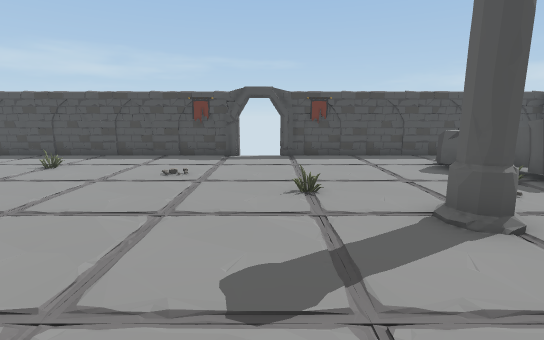
View 1 (above)

16 first-person views from a walk through a 3-D level made in the Unity game engine. The camera is 1.5 m above the floor, tilts 10° down and sees 85° across. The floor is counted in squares, 1 m on a side. Each view is taken from the middle of a square. On the plan, view 1 faces up. The plan holds only what a view shows up to about 15 squares ahead; the rest is blank. The player is left out. Some animated figures are left out.

View 2
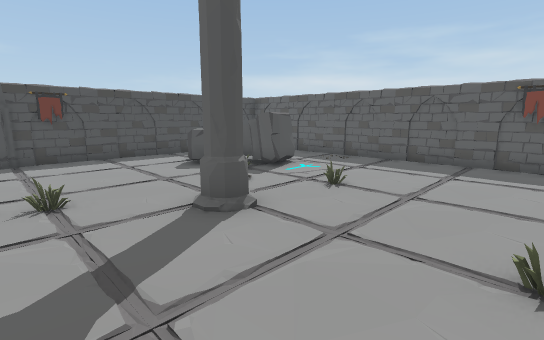

View 3
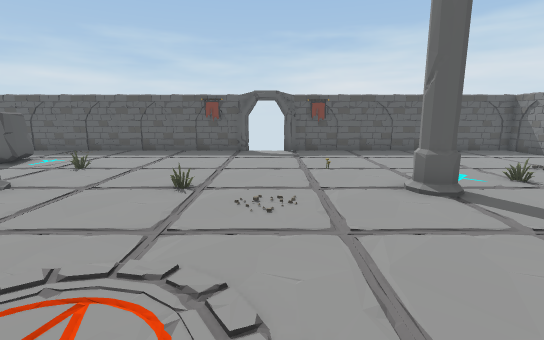

View 4
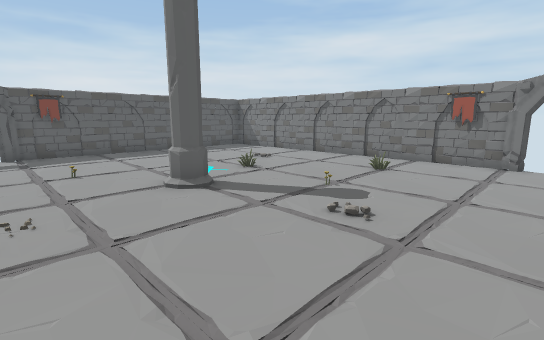

View 5
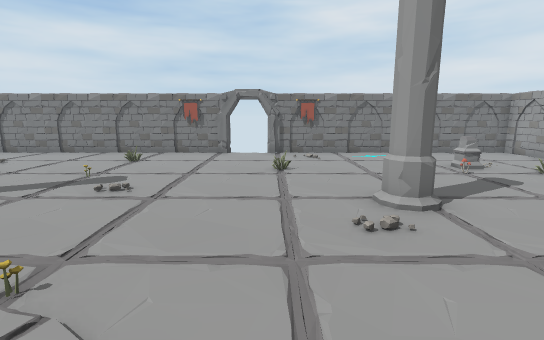

View 6
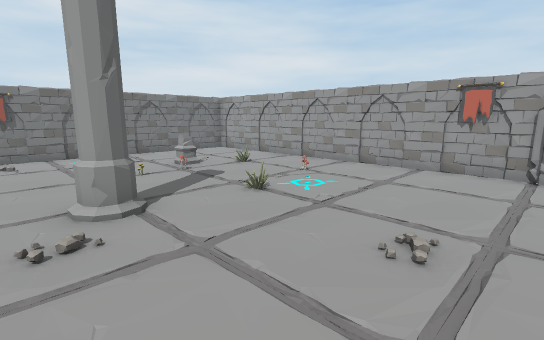

View 7
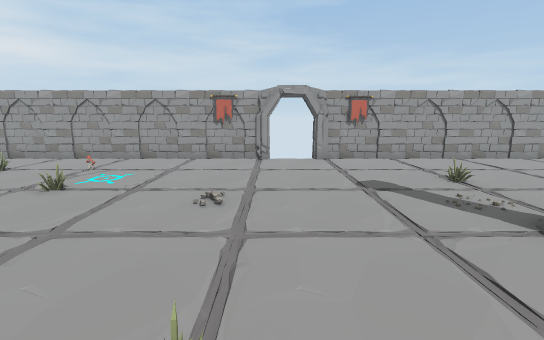

View 8
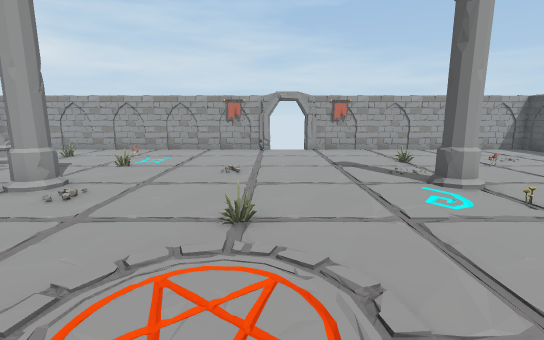

View 9
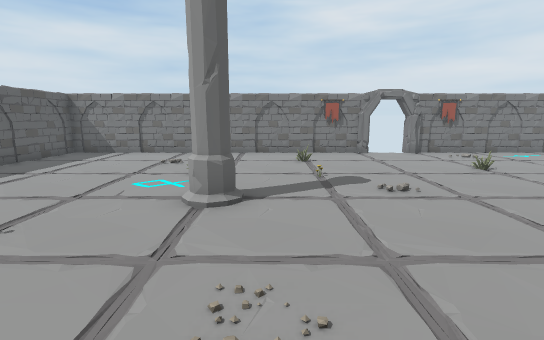

View 10
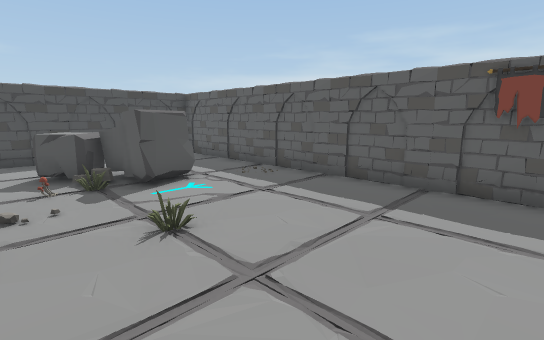

View 11
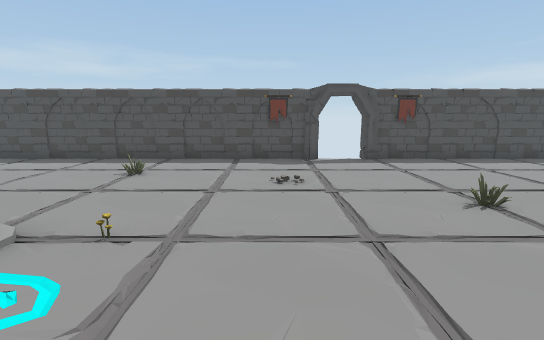

View 12
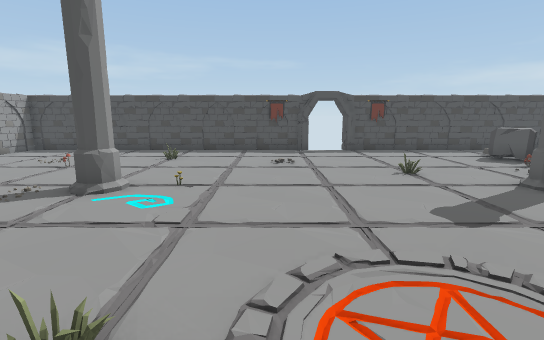

View 13
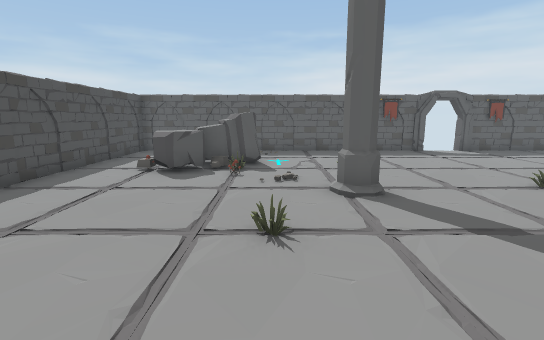

View 14
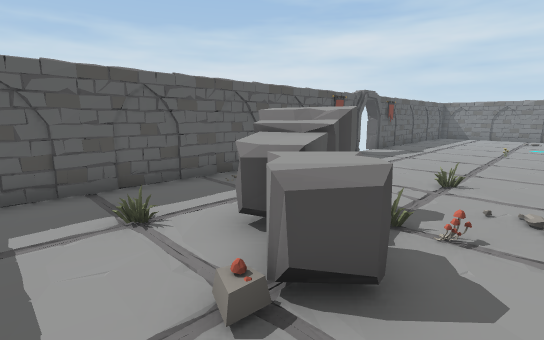

View 15
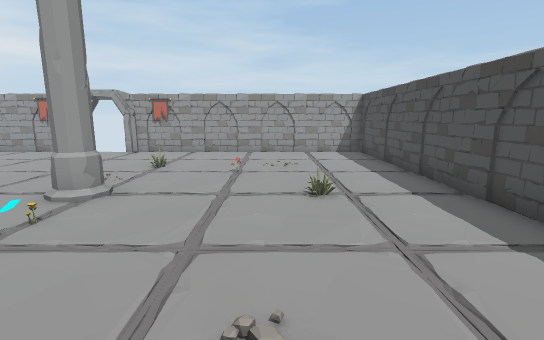

View 16
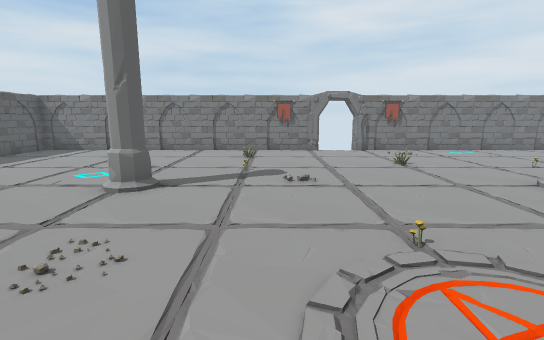

### Floor plan
Points are (right, up) in squares from view 1. A wall is a line through its corners. A room is listed if a view was taken in it or the views show most of it. See-through windows are left out.
Room 1 (views 1, 2, 3, 4, 5, 6, 7, 8, 9, 10, 11, 12, 13, 14, 15, 16)
walls: (-1.3, 11.8) (-1.8, 11.7); (-4.2, 11.7) (-5.3, 11.9); (-1.3, 11.9) (-14.2, 11.9) (-14.1, 1.5); (-14, 0) (-13.9, -0.5); (-14.1, 0) (-14.1, -12.9) (-13.2, -13); (-14.1, -3) (-14.2, -4.1); (-5.4, 12) (-6.1, 11.9); (1.4, 12) (0.9, 11.8); (-6.1, 12) (-6.5, 11.8); (10.7, -1) (10.7, 11.9) (0.2, 11.9); (10.6, 2) (10.7, 3) (10.5, 3.4); (-14, 4.6) (-14.1, 3.4); (-2.2, -12.9) (10.7, -12.9) (10.7, -2.5); (-14.2, -4.2) (-14.1, -5.9); (10.7, 2.3) (10.6, 3.4); (10.6, 4) (10.7, 5.5) (10.5, 5.9); (-14.1, -5.5) (-14.2, -6.6); (10.8, 3.9) (10.6, 4.3); (-8, 12) (-9.8, 11.8); (10.7, 4.7) (10.6, 5.9); (-14.3, 5.8) (-14.1, 4); (-8.8, 11.8) (-10.2, 12); (4.4, 12.1) (2.7, 11.8); (10.6, -5.6) (10.7, -4.4); (-14.1, 7.1) (-14.2, 6); (10.6, 6.9) (10.7, 8); (6.3, 11.8) (4.7, 12); (-9, -12.9) (-7.9, -12.8); (6.7, 12) (5.2, 11.9); (-9.8, -12.9) (-8.2, -13); (10.8, 8.8) (10.6, 9.3) (10.7, 10.5); (8.3, 11.8) (7.2, 12); (-14.1, -12.9) (-3.7, -12.9)
low walls: (3.6, -13) (4.7, -12.8)
ways out: gap at (-14, 0); gap at (-4, -13); gap at (-2, -13)
objects: other object (-12, -8); other object (-12, -6); pillar (-10, -9); other object (-10, 4); other object (-9, -8); other object (-9, -4); other object (-9, 7); other object (-8, -8); pillar (-7, -5) to (-6, -5); pillar (-7, 4) to (-6, 5); other object (-7, 9); flower (-5, 5); other object (-4, -9); other object (-4, -1); flower (-2, -2); banner (-1, -13); other object (1, -11); other object (1, -8); other object (1, 6); pillar (3, -6); other object (3, 0); pillar (3, 4) to (3, 5); other object (4, -8); other object (5, 6) to (8, 9); mushroom (5, 7); other object (6, -4); other object (6, 4); other object (6, 7); mushroom (6, 10); other object (8, 9)

Where each view was taken, in squares from view 1:
view 1: 0 up, 0 right, facing up
view 2: 0 up, 0 right, facing up-right
view 3: 2 down, 3 left, facing right
view 4: 2 down, 3 left, facing down-right
view 5: 0 up, 4 left, facing down
view 6: 0 up, 5 left, facing down-left
view 7: 0 up, 3 left, facing left
view 8: 0 up, 0 right, facing left
view 9: 0 up, 2 right, facing down
view 10: 0 up, 4 right, facing up-right
view 11: 1 up, 3 left, facing up
view 12: 2 down, 3 left, facing up
view 13: 6 up, 3 left, facing right
view 14: 11 up, 4 right, facing down-right
view 15: 8 up, 1 left, facing left
view 16: 1 up, 0 right, facing down
